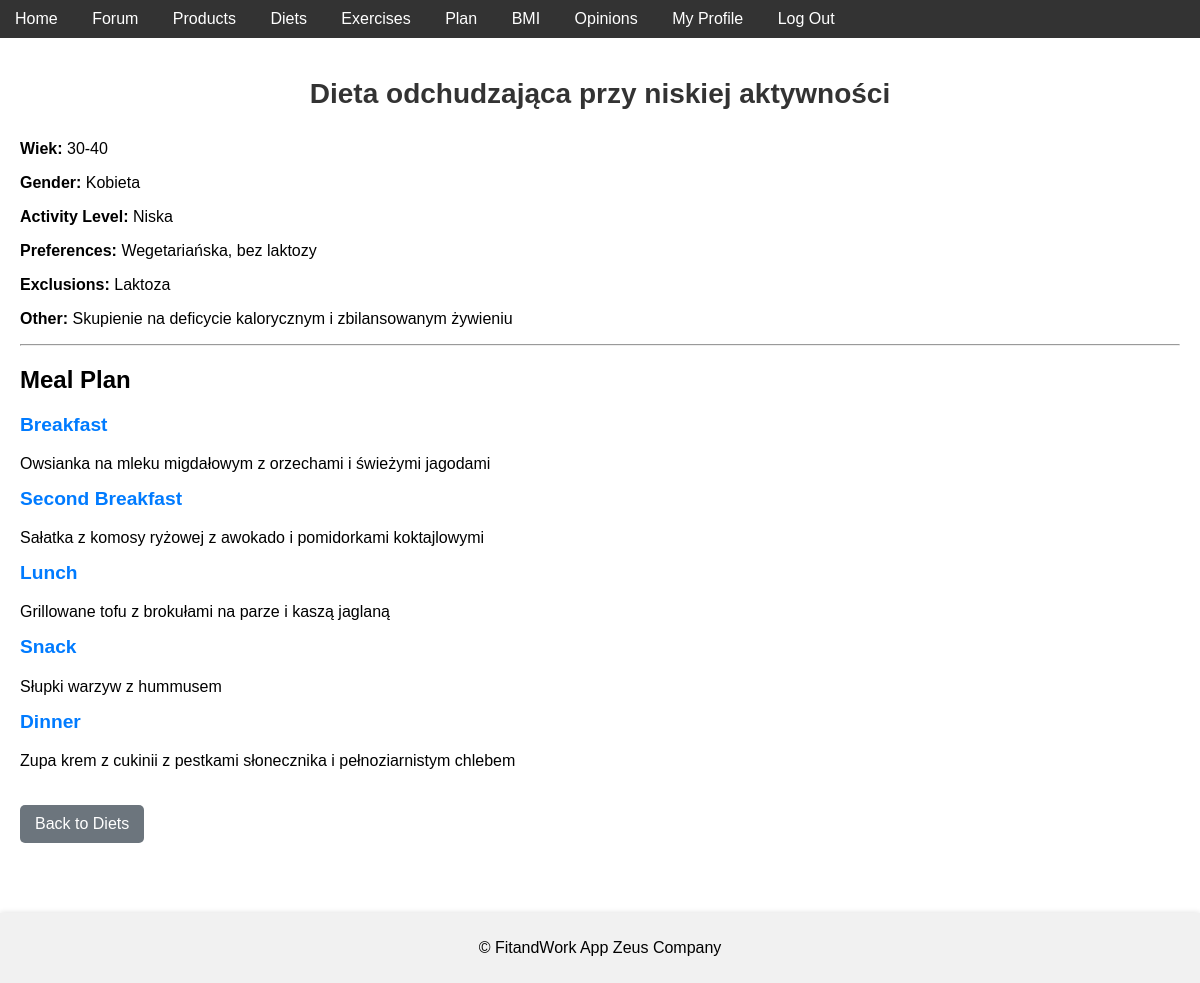
Page /diets/1 on the committed database.
### models.py (models this page shows)
class Diet(db.Model):
    __tablename__ = 'diet'
    id = db.Column(db.Integer, primary_key=True)
    name = db.Column(db.String(100), nullable=False)
    wiek = db.Column(db.String(20), nullable=False)
    gender = db.Column(db.String(10), nullable=False)
    activity_level = db.Column(db.String(50), nullable=False)
    preferences = db.Column(db.Text, nullable=True)
    exclusions = db.Column(db.Text, nullable=True)
    other_details = db.Column(db.Text, nullable=True)
    breakfast = db.Column(db.Text, nullable=False)
    second_breakfast = db.Column(db.Text, nullable=True)
    lunch = db.Column(db.Text, nullable=False)
    snack = db.Column(db.Text, nullable=True)
    dinner = db.Column(db.Text, nullable=False)

### app.py (the view)
@app.route('/diets/<int:diet_id>', methods=['GET'])
def diet_details(diet_id):
    diet = Diet.query.get_or_404(diet_id)
    return render_template('diet_details.html', diet=diet)

### templates/diet_details.html (shortened to what this page needs)
{% extends 'base.html' %}
{% block content %}
<h1>{{ diet.name }}</h1>
<p><strong>Wiek:</strong> {{ diet.wiek }}</p>
<p><strong>Gender:</strong> {{ diet.gender }}</p>
<p><strong>Activity Level:</strong> {{ diet.activity_level }}</p>
<p><strong>Preferences:</strong> {{ diet.preferences or 'None' }}</p>
<p><strong>Exclusions:</strong> {{ diet.exclusions or 'None' }}</p>
<p><strong>Other:</strong> {{ diet.other_details or 'None' }}</p>
<hr>
<h2>Meal Plan</h2>
<div class="meal-plan">
    <h3>Breakfast</h3>
    <p>{{ diet.breakfast }}</p>
    <h3>Second Breakfast</h3>
    <p>{{ diet.second_breakfast or 'None' }}</p>
    <h3>Lunch</h3>
    <p>{{ diet.lunch }}</p>
    <h3>Snack</h3>
    <p>{{ diet.snack or 'None' }}</p>
    <h3>Dinner</h3>
    <p>{{ diet.dinner }}</p>
</div>
<a href="/diets" class="back-button">Back to Diets</a>
{% endblock %}

### static/style.css (style rules this page uses)
body { font-family: Arial, sans-serif; margin: 0; padding: 0; box-sizing: border-box; }
h1 { text-align: center; margin: 20px 0; }
.back-button { display: inline-block; margin-top: 20px; padding: 10px 15px; background-color: #6c757d; color: white; text-decoration: none; border-radius: 5px; }
.meal-plan { margin-top: 20px; }
.meal-plan h3 { color: #007bff; margin-top: 15px; font-size: 1.2rem; }
.meal-plan p { margin: 5px 0 15px; font-size: 1rem; }
h3 { margin-top: 20px; font-size: 18px; color: #333; }
h1 { margin-bottom: 20px; font-size: 28px; color: #333; }
h1 { text-align: center; margin-bottom: 30px; }

### rows in the picture
Diet: name "Dieta odchudzająca przy niskiej aktywności", wiek "30-40", gender "Kobieta", activity_level "Niska", preferences "Wegetariańska, bez laktozy", exclusions "Laktoza", other_details "Skupienie na deficycie kalorycznym i zbilansowanym żywieniu", breakfast "Owsianka na mleku migdałowym z orzechami i świeżymi jagodami", second_breakfast "Sałatka z komosy ryżowej z awokado i pomidorkami koktajlowymi", lunch "Grillowane tofu z brokułami na parze i kaszą jaglaną", snack "Słupki warzyw z hummusem", dinner "Zupa krem z cukinii z pestkami słonecznika i pełnoziarnistym chlebem"
